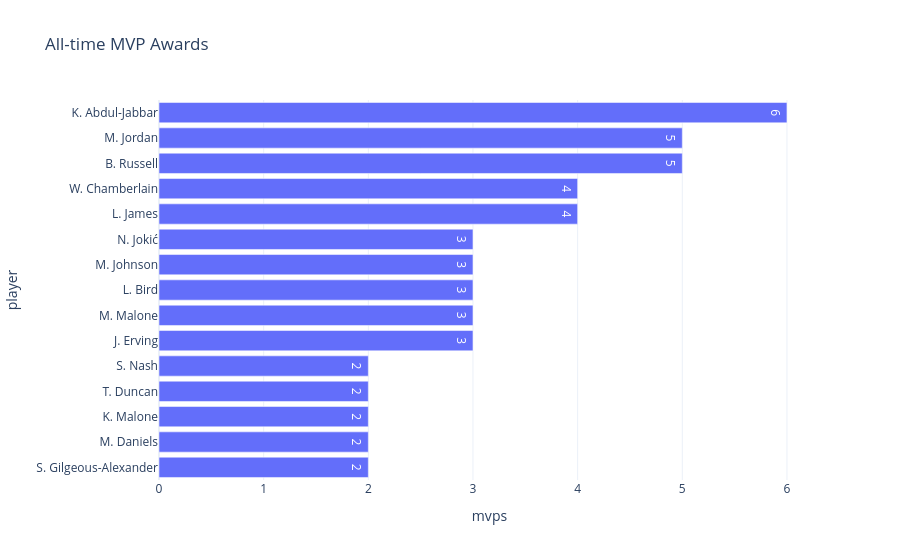

Source (notebook cell):
### Code cell
seasons = data["Seasons"].copy()
seasons["mvp"] = seasons.mvp.map(fix)
top = seasons.mvp.value_counts().head(15).reset_index()
top.columns = ["player", "mvps"]

fig = px.bar(top, x="mvps", y="player", orientation="h", text="mvps", title="All-time MVP Awards")
fig.update_layout(yaxis=dict(categoryorder="total ascending"))
fig.show()

### Figure 1 — Plotly figure (JSON) as saved in the notebook; plotly's stock layout.template omitted (floating-point values rounded to 4 significant figures)
{"data": [{"alignmentgroup": "True", "hovertemplate": "mvps=%{text}<br>player=%{y}<extra></extra>", "legendgroup": "", "marker": {"color": "#636efa", "pattern": {"shape": ""}}, "name": "", "offsetgroup": "", "orientation": "h", "showlegend": false, "text": [6, 5, 5, 4, 4, 3, 3, 3, 3, 3, 2, 2, 2, 2, 2], "textposition": "auto", "type": "bar", "x": [6, 5, 5, 4, 4, 3, 3, 3, 3, 3, 2, 2, 2, 2, 2], "xaxis": "x", "y": ["K. Abdul-Jabbar", "B. Russell", "M. Jordan", "L. James", "W. Chamberlain", "J. Erving", "M. Malone", "L. Bird", "M. Johnson", "N. Jokić", "S. Gilgeous-Alexander", "M. Daniels", "K. Malone", "T. Duncan", "S. Nash"], "yaxis": "y"}], "layout": {"barmode": "relative", "legend": {"tracegroupgap": 0}, "title": {"text": "All-time MVP Awards"}, "xaxis": {"anchor": "y", "domain": [0, 1], "title": {"text": "mvps"}}, "yaxis": {"anchor": "x", "categoryorder": "total ascending", "domain": [0, 1], "title": {"text": "player"}}}}
